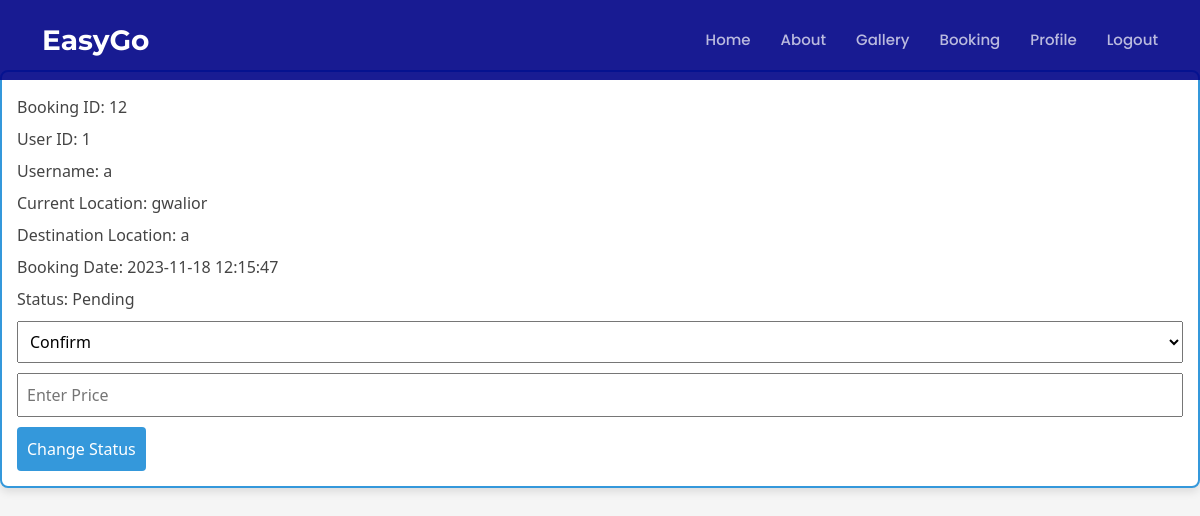
Page /Taxisystem/rider/riderhome.php (signed in) on the committed database.
### tables this page shows
CREATE TABLE `bookings` (
  `id` int(11) NOT NULL,
  `UserID` int(11) NOT NULL,
  `RiderID` int(11) NOT NULL,
  `Username` varchar(50) NOT NULL,
  `current_location` varchar(255) NOT NULL,
  `destination_location` varchar(255) NOT NULL,
  `booking_date` timestamp NOT NULL DEFAULT current_timestamp(),
  `status` varchar(50) DEFAULT 'Pending',
  `vehicleType` varchar(255) NOT NULL,
  `bookingOption` varchar(255) NOT NULL,
  `price` int(11) NOT NULL,
  `userConfirmation` varchar(10) NOT NULL
);

### Taxisystem/rider/riderhome.php (the view, shortened to what this page needs)
<?php
include("./riderheader.php");
include("../db/connection.php");
?>
<?php
$riderId = $_SESSION['UserID'];
$checkStatusSql = "SELECT * FROM bookings WHERE RiderID = '' OR RiderID = $riderId";
$checkStatusResult = mysqli_query($conn, $checkStatusSql);
if ($checkStatusResult->num_rows > 0) {
    while ($row = $checkStatusResult->fetch_assoc()) {
        $bookingId = $row['id'];
        $userId = $row['UserID'];
        $username = $row['Username'];
        $currentLocation = $row['current_location'];
        $destinationLocation = $row['destination_location'];
        $bookingDate = $row['booking_date'];
        $status = $row['status'];
        $price = $row['price'];
        $userConfirmation = $row['userConfirmation'];
        echo '<div class="custom-booking-card">';
        echo '<p>Booking ID: ' . $bookingId . '</p>';
        echo '<p>User ID: ' . $userId . '</p>';
        echo '<p>Username: ' . $username . '</p>';
        echo '<p>Current Location: ' . $currentLocation . '</p>';
        echo '<p>Destination Location: ' . $destinationLocation . '</p>';
        echo '<p>Booking Date: ' . $bookingDate . '</p>';
        echo '<p>Status: ' . $status . '</p>';
        if ($userConfirmation == '' && $price == 0) {
            echo '<form method="post" action="">';
            echo '<select name="newStatus">';
            echo '<option value="confirm">Confirm</option>';
            echo '</select>';
            echo '<input id="priceInput-' . $bookingId . '" class="price" type="number" name="price" placeholder="Enter Price" required>';
            echo '<input type="submit" name="changeStatus" value="Change Status" onclick="togglePriceConfirmation(' . $bookingId . ');">';
            echo '</form>';
        } else {
            echo '<p>User Confirmation: ' . $userConfirmation . '</p>';
            echo '<p>Price:  ' .  $price . '</p>';
        }
        echo '</div>';
    }
}
?>

### Taxisystem/assets/css/style.css (style rules this page uses)
body { font-family: "Open Sans", sans-serif; color: #444444; }

### Taxisystem/rider/riderhome.php (style rules this page uses)
body { font-family: 'Segoe UI', Tahoma, Geneva, Verdana, sans-serif; background-color: #f5f5f5; margin: 0; padding: 0; }
.custom-booking-card { border: 2px solid #3498db; padding: 15px; margin-bottom: 20px; background-color: #fff; border-radius: 8px; box-shadow: 0 4px 8px rgba(0, 0, 0, 0.1); transition: box-shadow 0.3s; }
.custom-booking-card p { margin: 8px 0; }
.custom-booking-card form { margin-top: 10px; display: flex; flex-direction: column; align-items: flex-start; }
.custom-booking-card form select, .custom-booking-card form input[type="number"], .custom-booking-card form .confirmation { padding: 8px; margin-bottom: 10px; width: 100%; }
.custom-booking-card form .price { display: block; }
.custom-booking-card form input[type="submit"] { padding: 10px; background-color: #3498db; color: #fff; border: none; border-radius: 4px; cursor: pointer; transition: background-color 0.3s; }

### rows in the picture
bookings: id "12", UserID "1", Username "a", current_location "gwalior", destination_location "a", booking_date "2023-11-18 12:15:47", status "Pending"
